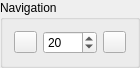
      <widget class="QGroupBox" name="groupBox_6">
       <property name="geometry">
        <rect>
         <x>20</x>
         <y>530</y>
         <width>121</width>
         <height>61</height>
        </rect>
       </property>
       <property name="maximumSize">
        <size>
         <width>127</width>
         <height>16777215</height>
        </size>
       </property>
       <property name="font">
        <font>
         <weight>50</weight>
         <bold>false</bold>
        </font>
       </property>
       <property name="title">
        <string>Navigation</string>
       </property>
       <layout class="QHBoxLayout" name="horizontalLayout_8">
        <item>
         <widget class="QPushButton" name="btVoltar">
          <property name="minimumSize">
           <size>
            <width>23</width>
            <height>0</height>
           </size>
          </property>
          <property name="maximumSize">
           <size>
            <width>23</width>
            <height>16777215</height>
           </size>
          </property>
          <property name="font">
           <font>
            <weight>50</weight>
            <bold>false</bold>
           </font>
          </property>
          <property name="text">
           <string/>
          </property>
          <property name="icon">
           <iconset resource="resourcefile.qrc">
            <normaloff>:/icons/br_prev.ico</normaloff>:/icons/br_prev.ico</iconset>
          </property>
         </widget>
        </item>
        <item>
         <widget class="QSpinBox" name="edtFatordesloc">
          <property name="font">
           <font>
            <weight>50</weight>
            <bold>false</bold>
           </font>
          </property>
          <property name="readOnly">
           <bool>false</bool>
          </property>
          <property name="accelerated">
           <bool>true</bool>
          </property>
          <property name="minimum">
           <number>1</number>
          </property>
          <property name="maximum">
           <number>1000</number>
          </property>
          <property name="value">
           <number>20</number>
          </property>
         </widget>
        </item>
        <item>
         <widget class="QPushButton" name="btAvancar">
          <property name="minimumSize">
           <size>
            <width>23</width>
            <height>0</height>
           </size>
          </property>
          <property name="maximumSize">
           <size>
            <width>23</width>
            <height>16777215</height>
           </size>
          </property>
          <property name="font">
           <font>
            <weight>50</weight>
            <bold>false</bold>
           </font>
          </property>
          <property name="text">
           <string/>
          </property>
          <property name="icon">
           <iconset resource="resourcefile.qrc">
            <normaloff>:/icons/br_next.ico</normaloff>:/icons/br_next.ico</iconset>
          </property>
          <property name="shortcut">
           <string/>
          </property>
          <property name="autoDefault">
           <bool>false</bool>
          </property>
          <property name="default">
           <bool>false</bool>
          </property>
         </widget>
        </item>
       </layout>
      </widget>
